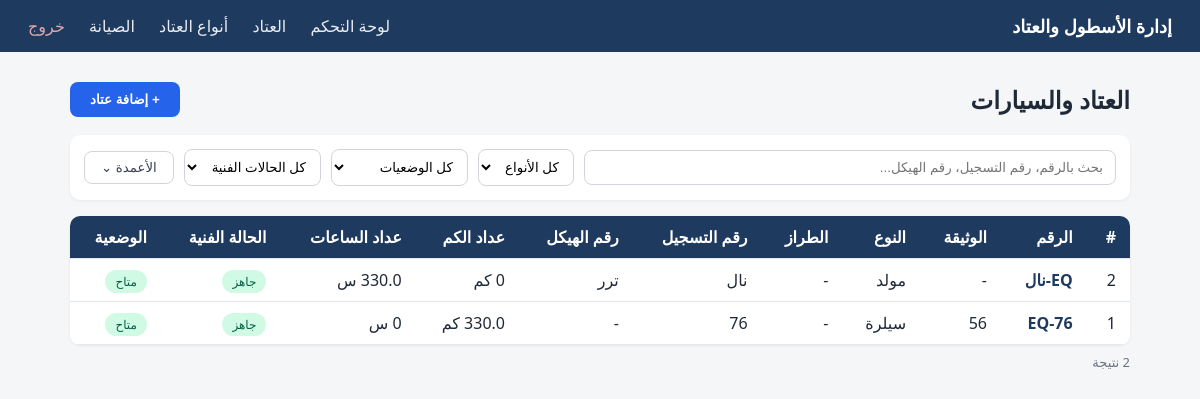
The page /equipment (signed in) on the database its author committed.
### app/modules/equipment/models.py (models this page shows)
class Equipment(Base, AuditMixin):
    __tablename__ = "equipment"
    id = Column(Integer, primary_key=True, index=True)
    asset_code = Column(String(50), unique=True, index=True, nullable=False)
    acquisition_document = Column(String(100), nullable=True)
    registration_number = Column(String(30), unique=True, index=True, nullable=True)
    vin = Column(String(50), unique=True, nullable=True)
    equipment_type_id = Column(Integer, ForeignKey("equipment_types.id"), nullable=False)
    equipment_model_id = Column(Integer, ForeignKey("equipment_models.id"), nullable=True)
    equipment_type = relationship("EquipmentType")
    equipment_model = relationship("EquipmentModel")
    acquisition_date = Column(Date, nullable=True)
    technical_condition = Column(String(20), nullable=False, default="ready")
    operational_status = Column(String(30), nullable=False, default="available")
    current_odometer = Column(Numeric(10, 1), nullable=True, default=0)
    current_hours = Column(Numeric(10, 1), nullable=True, default=0)
    notes = Column(String(500), nullable=True)

### app/modules/equipment_types/models.py (models this page shows)
class EquipmentType(Base, TimestampMixin):
    __tablename__ = "equipment_types"
    id = Column(Integer, primary_key=True, index=True)
    name = Column(String(80), unique=True, nullable=False)
    measurement_unit = Column(String(10), nullable=False)  # "km" أو "hours" — إجباري، بدون قيمة افتراضية
    models = relationship(
        "EquipmentModel", back_populates="equipment_type", cascade="all, delete-orphan"
    )

### app/modules/equipment/router.py (the view)
@router.get("/equipment", response_class=HTMLResponse)
def equipment_page(
    request: Request,
    db: Session = Depends(get_db),
    current_user: User = Depends(get_current_user),
):
    items = services.list_equipment(db)
    types = type_services.list_types(db)
    return templates.TemplateResponse(
        "equipment_list.html",
        {"request": request, "items": items, "types": types, "user": current_user},
    )

### app/modules/equipment/templates/equipment_list.html (shortened to what this page needs)
{% extends "base.html" %}
{% block content %}
<div class="page-header">
    <h2>العتاد والسيارات</h2>
    <button type="button" class="btn-primary" onclick="toggleAddForm()">+ إضافة عتاد</button>
</div>
<div class="toolbar">
    <input type="text" id="search-input" class="search-box" placeholder="بحث بالرقم، رقم التسجيل، رقم الهيكل...">
    <select id="filter-type">
        <option value="">كل الأنواع</option>
    </select>
    <select id="filter-status">
        <option value="">كل الوضعيات</option>
    </select>
    <select id="filter-condition">
        <option value="">كل الحالات الفنية</option>
    </select>
    <div class="columns-toggle">
        <button type="button" class="btn-outline" onclick="toggleColumnsMenu()">الأعمدة ⌄</button>
    </div>
</div>
<div class="table-wrap">
<table class="data-table modern-table" id="equipment-table">
    <thead>
        <tr>
            <th>#</th>
            <th>الرقم</th>
            <th class="col-doc">الوثيقة</th>
            <th>النوع</th>
            <th class="col-model">الطراز</th>
            <th class="col-reg">رقم التسجيل</th>
            <th class="col-vin">رقم الهيكل</th>
            <th class="col-odo">عداد الكم</th>
            <th class="col-hours">عداد الساعات</th>
            <th>الحالة الفنية</th>
            <th>الوضعية</th>
        </tr>
    </thead>
    <tbody>
        {% for item in items %}
        <tr class="data-row"
            data-type="{{ item.equipment_type.name if item.equipment_type else '' }}"
            data-status="{% if item.operational_status == 'available' %}متاح{% elif item.operational_status == 'in_mission' %}في مهمة{% elif item.operational_status == 'in_maintenance' %}في الصيانة{% elif item.operational_status == 'in_external_workshop' %}في ورشة خارجية{% else %}غير متاح{% endif %}"
            data-condition="{{ 'جاهز' if item.technical_condition == 'ready' else 'عاطل' }}"
            data-search="{{ item.asset_code }} {{ item.registration_number or '' }} {{ item.vin or '' }}">
            <td>{{ item.id }}</td>
            <td class="cell-strong">{{ item.asset_code }}</td>
            <td class="col-doc">{{ item.acquisition_document or "-" }}</td>
            <td>{{ item.equipment_type.name if item.equipment_type else "-" }}</td>
            <td class="col-model">{{ item.equipment_model.name if item.equipment_model else "-" }}</td>
            <td class="col-reg">{{ item.registration_number or "-" }}</td>
            <td class="col-vin">{{ item.vin or "-" }}</td>
            <td class="col-odo">{{ item.current_odometer or 0 }} كم</td>
            <td class="col-hours">{{ item.current_hours or 0 }} س</td>
            <td>
                <span class="badge badge-condition-{{ item.technical_condition }}">
                    {{ "جاهز" if item.technical_condition == "ready" else "عاطل" }}
                </span>
            </td>
            <td>
                <span class="badge badge-status-{{ item.operational_status }}">
                    {% if item.operational_status == "available" %}متاح
                    {% elif item.operational_status == "in_mission" %}في مهمة
                    {% elif item.operational_status == "in_maintenance" %}في الصيانة
                    {% elif item.operational_status == "in_external_workshop" %}في ورشة خارجية
                    {% else %}غير متاح
                    {% endif %}
                </span>
            </td>
        </tr>
        {% else %}
        <tr><td colspan="11" class="empty">لا يوجد عتاد مسجّل بعد</td></tr>
        {% endfor %}
    </tbody>
</table>
</div>
<p class="results-count" id="results-count"></p>
{% endblock %}

### web/templates/base.html (shortened to what this page needs)
<!DOCTYPE html>
<html lang="ar" dir="rtl">
<head>
    <link rel="stylesheet" href="/static/css/style.css">
</head>
<body>
    <nav class="navbar">
        <div class="nav-brand">إدارة الأسطول والعتاد</div>
        <div class="nav-links">
            <a href="/dashboard">لوحة التحكم</a>
            <a href="/equipment">العتاد</a>
            <a href="/equipment-types">أنواع العتاد</a>
			<a href="/maintenance">الصيانة</a>
            <a href="/logout" class="nav-logout">خروج</a>
        </div>
    </nav>
    <main class="container">
        {% block content %}{% endblock %}
    </main>
</body>
</html>

### static/css/style.css (style rules this page uses)
* { box-sizing: border-box; margin: 0; padding: 0; }
body { font-family: "Segoe UI", Tahoma, sans-serif; background: #f4f6f8; color: #1f2937; }
.navbar { display: flex; justify-content: space-between; align-items: center; background: #1e3a5f; color: #fff; padding: 14px 28px; }
.nav-brand { font-weight: 700; font-size: 18px; }
.nav-links a { color: #fff; text-decoration: none; margin-inline-start: 20px; opacity: 0.9; }
.nav-logout { color: #f8b4b4 !important; }
.container { max-width: 1100px; margin: 30px auto; padding: 0 20px; }
button { background: #1e3a5f; color: #fff; border: none; padding: 9px 18px; border-radius: 6px; cursor: pointer; }
.data-table { width: 100%; border-collapse: collapse; background: #fff; border-radius: 8px; overflow: hidden; }
.data-table th, .data-table td { padding: 10px 14px; text-align: right; border-bottom: 1px solid #e5e7eb; }
.data-table th { background: #eef2f7; font-weight: 600; }
.badge { padding: 3px 10px; border-radius: 12px; font-size: 12px; background: #e5e7eb; }
.badge-condition-ready { background: #d1fae5; color: #065f46; }
.badge-status-available { background: #d1fae5; color: #065f46; }
.page-header { display: flex; justify-content: space-between; align-items: center; margin-bottom: 18px; }
.btn-primary { background: #2563eb; color: #fff; border: none; padding: 10px 20px; border-radius: 8px; cursor: pointer; font-weight: 600; }
.btn-outline { background: #fff; color: #374151; border: 1px solid #d1d5db; padding: 8px 16px; border-radius: 8px; cursor: pointer; }
.toolbar { display: flex; flex-wrap: wrap; gap: 10px; align-items: center; background: #fff; padding: 14px; border-radius: 10px; margin-bottom: 16px; box-shadow: 0 1px 3px rgba(0,0,0,0.06); }
.search-box { flex: 1; min-width: 200px; padding: 9px 12px; border: 1px solid #d1d5db; border-radius: 8px; }
.toolbar select { padding: 9px 10px; border: 1px solid #d1d5db; border-radius: 8px; background: #fff; }
.columns-toggle { position: relative; }
.table-wrap { overflow-x: auto; border-radius: 10px; box-shadow: 0 1px 3px rgba(0,0,0,0.06); }
.modern-table { min-width: 900px; }
.modern-table thead th { background: #1e3a5f; color: #fff; font-weight: 600; position: sticky; top: 0; }
.cell-strong { font-weight: 700; color: #1e3a5f; }
.results-count { color: #6b7280; font-size: 13px; margin-top: 8px; }

### rows shown on the page
Equipment: id "2", asset_code "EQ-نال", acquisition_document "-", equipment_type "مولد", equipment_model "-", registration_number "نال", vin "ترر", current_odometer "0", technical_condition "جاهز", operational_status "متاح"
Equipment: id "1", asset_code "EQ-76", acquisition_document "56", equipment_type "سيلرة", equipment_model "-", registration_number "76", vin "-", current_odometer "330.0", technical_condition "جاهز", operational_status "متاح"
